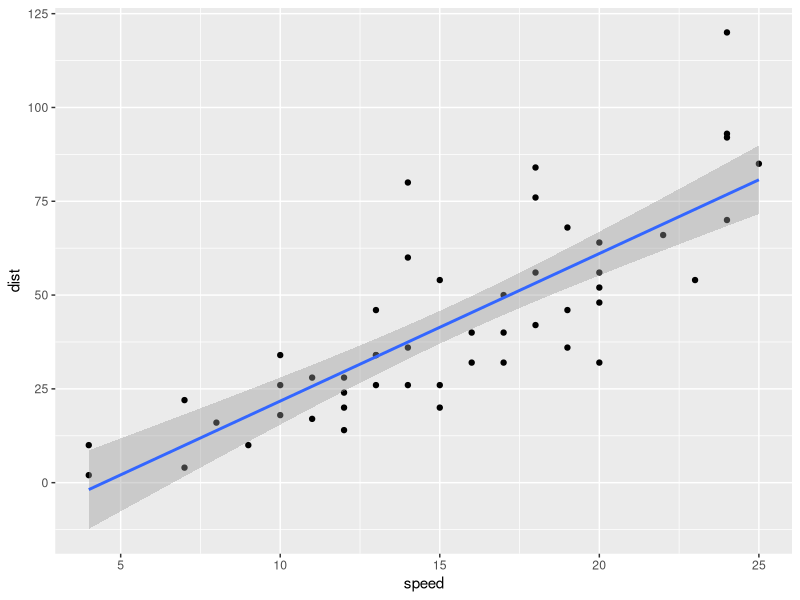
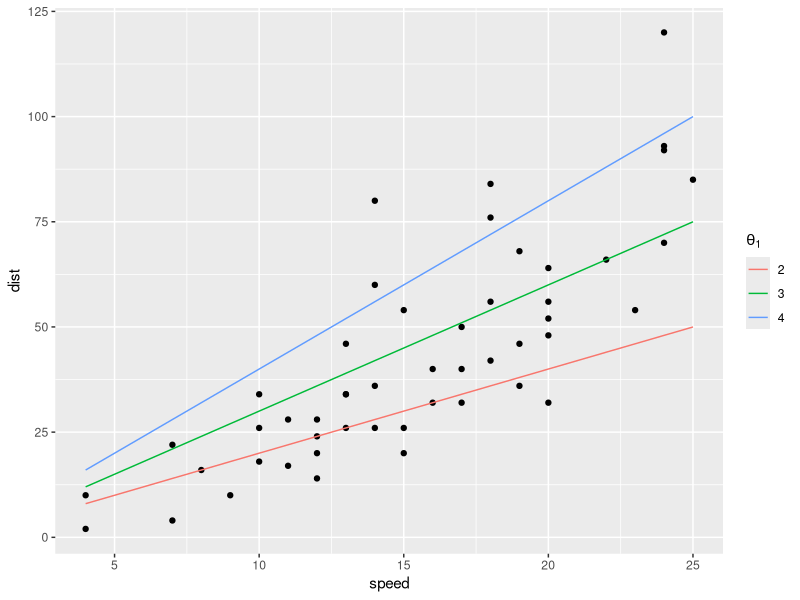
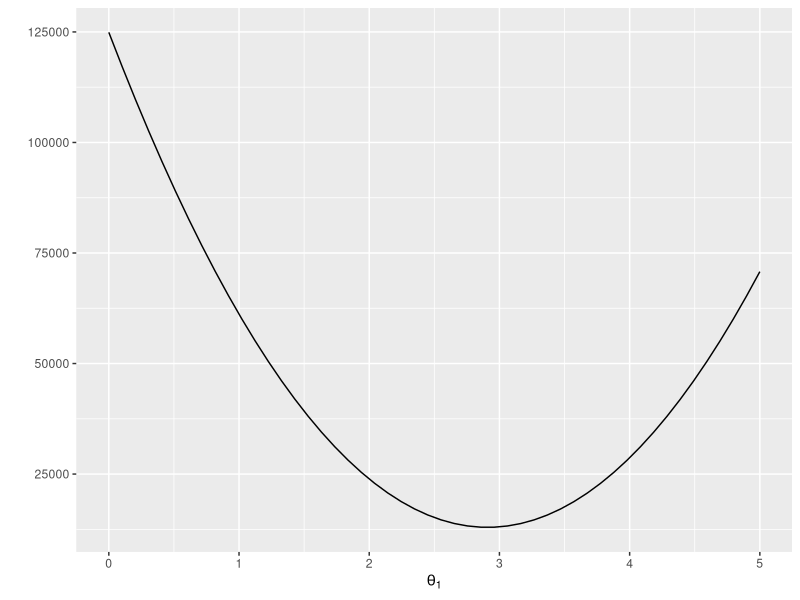
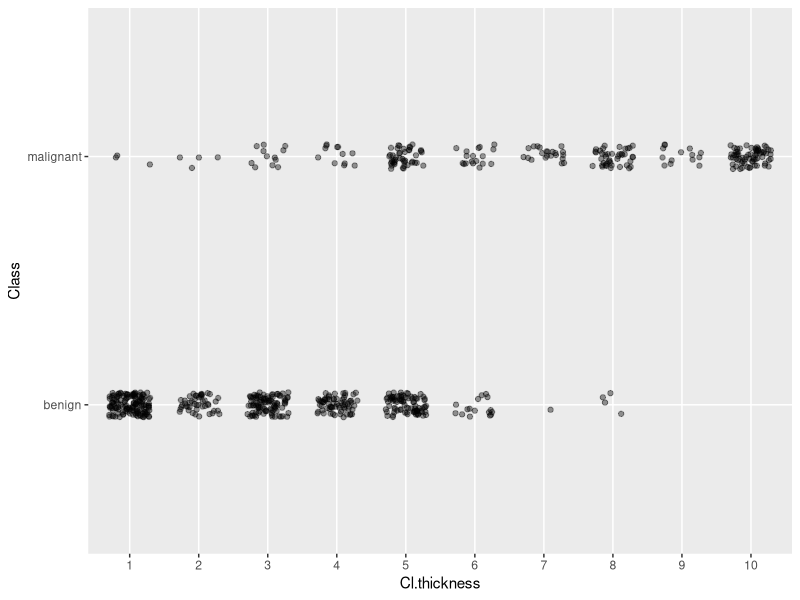
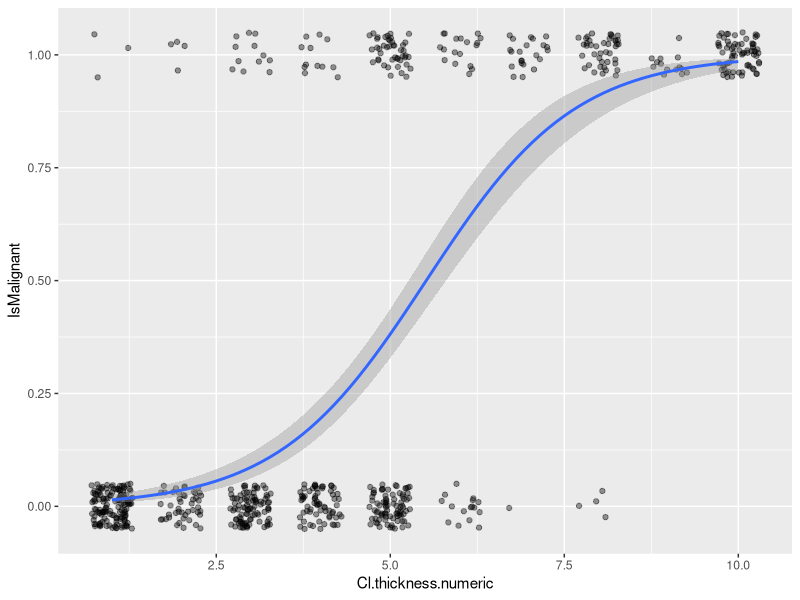

Source code (R) for these figures, in order:
## ---- chunk 1
library(magrittr)
library(ggplot2)
## ---- chunk 2
cars %>% head
## ---- chunk 3
cars %>% ggplot(aes(x = speed, y = dist)) +
    geom_point() +
    geom_smooth(method = "lm")
## ---- chunk 4
cars %>% lm(dist ~ speed, data = .) %>% summary
## ---- chunk 5
cars %>% lm(dist ~ speed, data = .) %>% coefficients
cars %>% lm(dist ~ speed, data = .) %>% confint
## ---- chunk 6
predict_dist <- function(speed, theta_1)
    data.frame(speed = speed,
               dist = theta_1 * speed,
               theta = as.factor(theta_1))

cars %>% ggplot(aes(x = speed, y = dist, colour = theta)) +
    geom_point(colour = "black") +
    geom_line(data = predict_dist(cars$speed,2)) +
    geom_line(data = predict_dist(cars$speed,3)) +
    geom_line(data = predict_dist(cars$speed,4)) +
    scale_color_discrete(name=expression(theta[1]))

## ---- chunk 7
thetas <- seq(0,5, length.out = 50)
fitting_error <- Vectorize(
    function(theta)
        sum((theta * cars$speed - cars$dist)**2)
)

data.frame(thetas = thetas, errors =  fitting_error(thetas)) %>%
    ggplot(aes(x = thetas, y = errors)) +
    geom_line() +
    xlab(expression(theta[1])) + ylab("")
## ---- chunk 8
library(mlbench)
library(knitr)
data("BreastCancer")
BreastCancer %>% head
## ---- chunk 9
BreastCancer %>%
    ggplot(aes(x = Cl.thickness, y = Class)) +
    geom_jitter(height = 0.05, width = 0.3, alpha = 0.4)
## ---- chunk 10
library(dplyr)
BreastCancer %>%
    mutate(Cl.thickness.numeric = as.numeric(as.character(Cl.thickness))) %>% 
    mutate(IsMalignant = ifelse(Class == "benign",0,1)) %>%
    ggplot(aes(x = Cl.thickness.numeric, y = IsMalignant)) +
    geom_jitter(height = 0.05, width = 0.3, alpha = 0.4) +
    geom_smooth(method = "glm",
                method.args = list(family = "binomial"))

## ---- chunk 11
BreastCancer %>% 
    mutate(Cl.thickness.numeric = 
                as.numeric(as.character(Cl.thickness))) %>%
    mutate(IsMalignant = ifelse(Class == "benign",0,1)) %>%
    glm(IsMalignant ~ Cl.thickness.numeric,
        family = "binomial",
        data = .)
